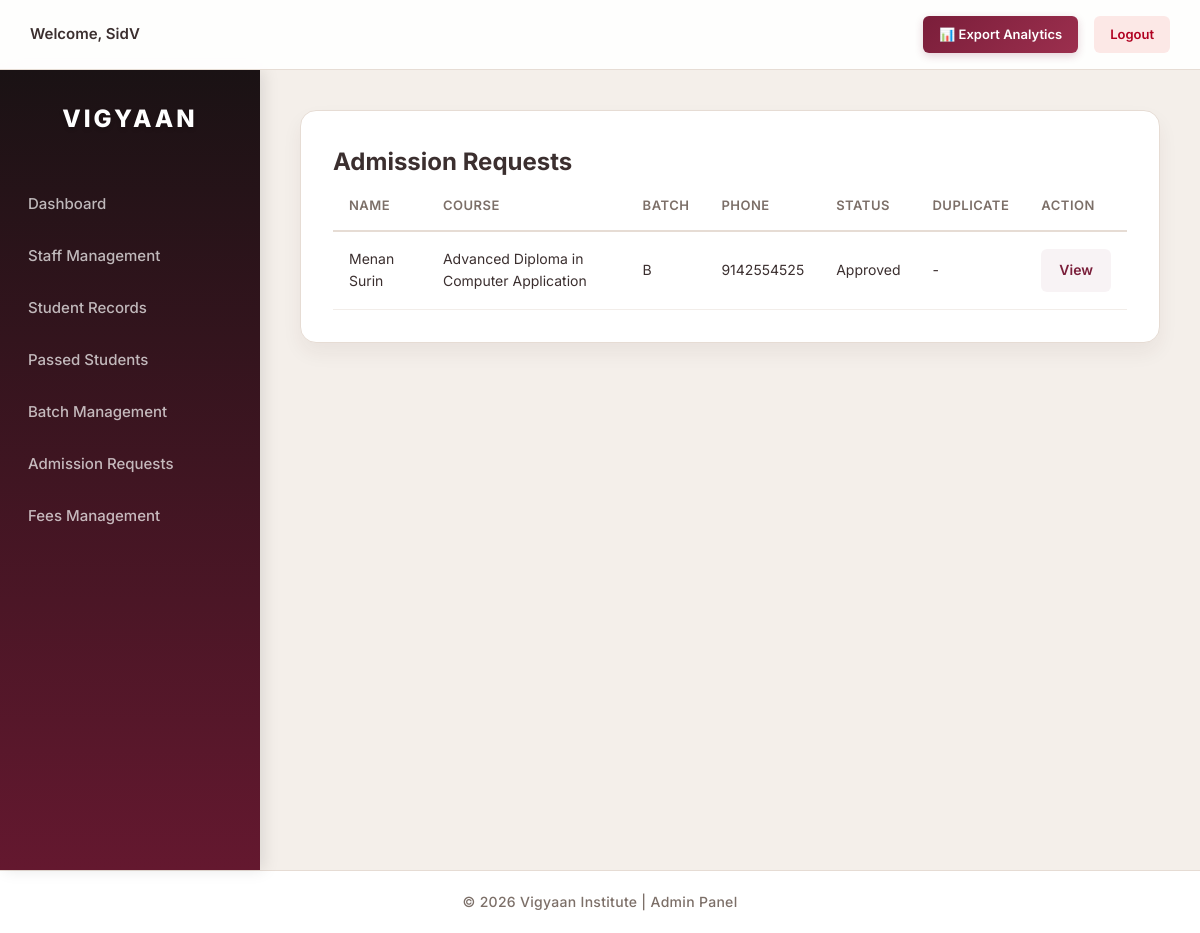
Page /students/pending.php (signed in) on the earlier database version.
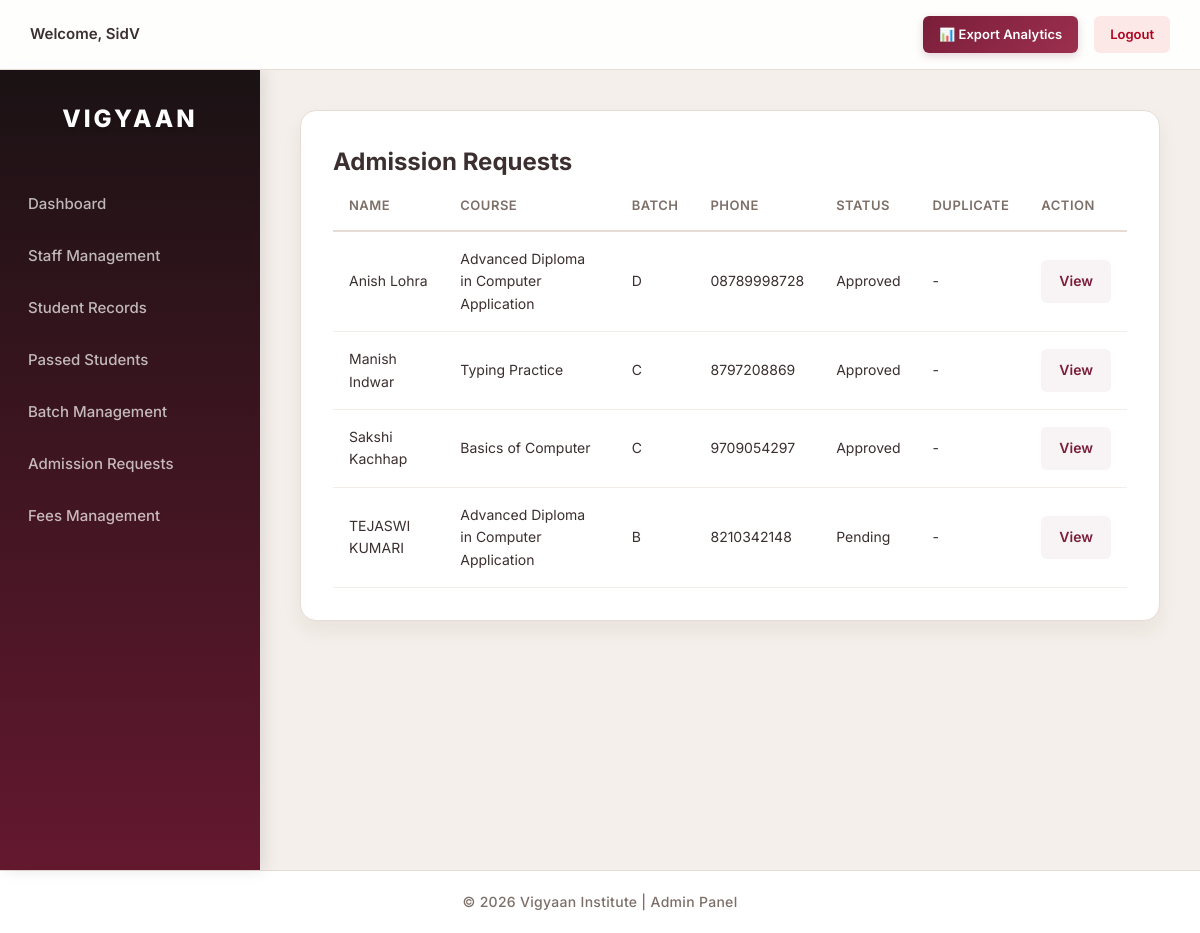
Same page on the later database version.
### tables this page shows
CREATE TABLE `admission_requests` (
  `id` int(11) NOT NULL,
  `full_name` varchar(100) DEFAULT NULL,
  `dob` date DEFAULT NULL,
  `gender` enum('Male','Female','Other') DEFAULT NULL,
  `phone` varchar(15) DEFAULT NULL,
  `email` varchar(100) DEFAULT NULL,
  `photo` varchar(255) DEFAULT NULL,
  `father_name` varchar(100) DEFAULT NULL,
  `mother_name` varchar(100) DEFAULT NULL,
  `guardian_phone` varchar(15) DEFAULT NULL,
  `address` text DEFAULT NULL,
  `city` varchar(50) DEFAULT NULL,
  `state` varchar(50) DEFAULT NULL,
  `pincode` varchar(10) DEFAULT NULL,
  `course` varchar(100) DEFAULT NULL,
  `batch` varchar(50) DEFAULT NULL,
  `admission_date` date DEFAULT NULL,
  `course_duration` varchar(50) DEFAULT NULL,
  `total_fees` decimal(10,2) DEFAULT NULL,
  `status` enum('Pending','Shortlisted','Approved','Rejected') DEFAULT 'Pending',
  `created_at` timestamp NOT NULL DEFAULT current_timestamp(),
  `remark` text DEFAULT NULL,
  `rejection_reason` text DEFAULT NULL,
  `reviewed_by` int(11) DEFAULT NULL,
  `reviewed_at` datetime DEFAULT NULL,
  `medium` varchar(50) DEFAULT NULL,
  `institution_name` varchar(150) DEFAULT NULL,
  `institution_address` text DEFAULT NULL,
  `degree` varchar(100) DEFAULT NULL,
  `percentage` varchar(10) DEFAULT NULL,
  `main_subjects` varchar(150) DEFAULT NULL,
  `passing_year` varchar(10) DEFAULT NULL,
  `payment_amount` decimal(10,2) DEFAULT NULL,
  `payment_structure` enum('Full','Monthly','Quarterly','Custom') DEFAULT NULL,
  `payment_mode` enum('Cash','Online') DEFAULT NULL,
  `payment_date` varchar(50) DEFAULT NULL,
  `duplicate_flag` enum('No','Might Be Duplicate') DEFAULT 'No',
  `heard_about` text DEFAULT NULL,
  `referred_student_name` varchar(150) DEFAULT NULL,
  `referred_student_phone` varchar(20) DEFAULT NULL,
  `heard_other_text` varchar(255) DEFAULT NULL,
  `discount_type` varchar(50) DEFAULT NULL,
  `discount_percent` decimal(5,2) DEFAULT 0.00,
  `discount_amount` decimal(10,2) DEFAULT 0.00,
  `final_total` decimal(10,2) DEFAULT 0.00,
  `receipt_number` varchar(100) DEFAULT NULL
);

### students/pending.php (the view, shortened to what this page needs)
<?php
require_once dirname(__DIR__) . '/includes/db.php';
$result = $conn->query("
    SELECT *
    FROM admission_requests
    ORDER BY created_at DESC
");
require_once "../includes/header.php";
require_once "../includes/sidebar.php";
?>
<div class="main-content">
    <div class="card">
        <div class="card-header">
            <h2>Admission Requests</h2>
        </div>
        <div class="card-body">
            <table class="data-table">
                <thead>
                    <tr>
                        <th>Name</th>
                        <th>Course</th>
                        <th>Batch</th>
                        <th>Phone</th>
                        <th>Status</th>
                        <th>Duplicate</th>
                        <th>Action</th>
                    </tr>
                </thead>
                <tbody>
                <?php while($row = $result->fetch_assoc()): ?>
                    <tr>
                        <td><?php echo htmlspecialchars($row['full_name']); ?></td>
                        <td><?php echo htmlspecialchars($row['course']); ?></td>
                        <td><?php echo htmlspecialchars($row['batch']); ?></td>
                        <td><?php echo htmlspecialchars($row['phone']); ?></td>
                        <td>
                            <span class="status-badge <?php echo strtolower($row['status']); ?>">
                                <?php echo htmlspecialchars($row['status']); ?>
                            </span>
                        </td>
                        <td>
                            <?php if ($row['duplicate_flag'] === 'Might Be Duplicate'): ?>
                                <span class="warning-badge">
                                    ⚠ Might Be Duplicate
                                </span>
                            <?php else: ?>
                                -
                            <?php endif; ?>
                        </td>
                        <td>
                            <a href="view_request.php?id=<?php echo $row['id']; ?>" class="btn-small">
                                View
                            </a>
                        </td>
                    </tr>
                <?php endwhile; ?>
                </tbody>
            </table>
        </div>
    </div>
</div>
<?php require_once "../includes/footer.php"; ?>

### includes/header.php (shortened to what this page needs)
<!DOCTYPE html>
<html>
<head>
    <link rel="stylesheet" href="/cims/assets/css/style.css">
</head>
<body>
<div class="topbar">
<div class="topbar-left">
<span class="welcome-text">
Welcome, <?php echo htmlspecialchars($_SESSION['username']); ?>
</span>
</div>
<div class="topbar-right">
<?php if($_SESSION['role']==='superadmin'): ?>
<a href="/cims/analytics/export_page.php" class="analytics-btn">
📊 Export Analytics
</a>
<?php endif; ?>
<a href="/cims/logout.php" class="logout-btn">
Logout
</a>
</div>
</div>
<div class="layout">

### includes/sidebar.php (shortened to what this page needs)
<div class="sidebar">
    <div class="brand">
        VIGYAAN
    </div>
    <a href="/cims/dashboard.php" class="nav-link">
        Dashboard
    </a>
    <a href="/cims/staff/list.php" class="nav-link">
        Staff Management
    </a>
    <a href="/cims/students/list.php" class="nav-link">
        Student Records
    </a>
    <a href="/cims/students/passed.php" class="nav-link">
        Passed Students
    </a>
    <a href="/cims/batches/list.php" class="nav-link">
        Batch Management
    </a>
    <a href="/cims/students/pending.php" class="nav-link">
        Admission Requests
    </a>
    <a href="/cims/fees/list.php" class="nav-link">
        Fees Management
    </a>
</div>
<div class="content">

### includes/footer.php
    </div>
</div>
<footer class="main-footer">
    © <?php echo date("Y"); ?> Vigyaan Institute | Admin Panel
</footer>
</body>
</html>

### assets/css/style.css (style rules this page uses)
:root { --primary-color: #7A1E3A; --primary-dark: #64182F; --primary-light: #9C2F4E; --bg-main: #F4EFEA; --bg-card: #FFFFFF; --text-main: #3B2F2F; --text-muted: #7C6F68; --border-color: #E6DCD4; --input-border: #D8CCC3; --success-bg: #D4EDDA; --success-text: #155724; --danger-bg: #FCE8E6; --danger-text: #B00020; --shadow-sm: 0 4px 6px rgba(60, 40, 30, 0.04); --shadow-md: 0 10px 20px rgba(60, 40, 30, 0.06); --shadow-lg: 0 20px 45px rgba(60, 40, 30, 0.08); --radius-sm: 6px; --radius-md: 12px; --radius-lg: 16px; --transition: all 0.3s cubic-bezier(0.4, 0, 0.2, 1); }
* { box-sizing: border-box; margin: 0; padding: 0; }
body { font-family: 'Inter', -apple-system, BlinkMacSystemFont, "Segoe UI", Roboto, Helvetica, Arial, sans-serif; background-color: var(--bg-main); color: var(--text-main); line-height: 1.6; -webkit-font-smoothing: antialiased; }
.topbar { background: rgba(255, 255, 255, 0.9); backdrop-filter: blur(10px); -webkit-backdrop-filter: blur(10px); padding: 16px 30px; border-bottom: 1px solid var(--border-color); display: flex; justify-content: space-between; align-items: center; position: sticky; top: 0; z-index: 100; }
.topbar-left { display: flex; align-items: center; }
.welcome-text { font-size: 15px; font-weight: 600; color: var(--text-main); }
.topbar-right { display: flex; align-items: center; gap: 16px; }
.logout-btn { background: var(--danger-bg); color: var(--danger-text); padding: 8px 16px; border-radius: var(--radius-sm); font-size: 13px; font-weight: 600; text-decoration: none; transition: var(--transition); }
.analytics-btn { display: inline-block; background: linear-gradient(135deg, var(--primary-color), var(--primary-light)); color: #fff; padding: 8px 16px; border-radius: var(--radius-sm); font-size: 13px; font-weight: 600; text-decoration: none; box-shadow: 0 3px 8px rgba(122, 30, 58, 0.2); transition: var(--transition); }
.layout { display: flex; min-height: calc(100vh - 65px); }
.sidebar { width: 260px; background: linear-gradient(180deg, #1A1214, var(--primary-dark)); min-height: 100vh; padding-top: 30px; flex-shrink: 0; position: sticky; top: 65px; height: calc(100vh - 65px); overflow-y: auto; box-shadow: 4px 0 15px rgba(0,0,0,0.1); }
.brand { color: white; text-align: center; font-size: 24px; font-weight: 800; margin-bottom: 40px; letter-spacing: 3px; text-shadow: 0 2px 4px rgba(0,0,0,0.2); }
.nav-link { display: flex; align-items: center; color: rgba(255,255,255,0.7); padding: 14px 28px; text-decoration: none; transition: var(--transition); font-size: 15px; font-weight: 500; position: relative; }
.nav-link::before { content: ''; position: absolute; left: 0; top: 0; bottom: 0; width: 4px; background: white; transform: scaleY(0); transition: transform 0.2s ease; border-radius: 0 4px 4px 0; }
.content { flex: 1; padding: 40px; overflow-x: hidden; }
.card { background: var(--bg-card); padding: 32px; border-radius: var(--radius-lg); border: 1px solid var(--border-color); box-shadow: var(--shadow-md); transition: var(--transition); display: flex; flex-direction: column; }
.card a { display: inline-flex; align-items: center; padding: 10px 18px; background: rgba(122, 30, 58, 0.05); color: var(--primary-color); border-radius: var(--radius-sm); text-decoration: none; font-size: 14px; font-weight: 600; transition: var(--transition); align-self: flex-start; }
table { width: 100%; border-collapse: separate; border-spacing: 0; }
th { text-align: left; font-size: 13px; font-weight: 600; padding: 14px 16px; border-bottom: 2px solid var(--border-color); color: var(--text-muted); text-transform: uppercase; letter-spacing: 0.5px; }
td { padding: 16px; border-bottom: 1px solid rgba(230, 220, 212, 0.5); font-size: 14px; vertical-align: middle; }
.main-footer { text-align: center; padding: 20px; background: var(--bg-card); border-top: 1px solid var(--border-color); font-size: 14px; font-weight: 500; color: var(--text-muted); letter-spacing: 0.3px; }

Differences in the rows shown:
removed admission_requests: full_name "Menan Surin", course "Advanced Diploma in Computer Application", batch "B", phone "9142554525", status "Approved"
added admission_requests: full_name "Anish Lohra", course "Advanced Diploma in Computer Application", batch "D", phone "08789998728", status "Approved"
added admission_requests: full_name "Manish Indwar", course "Typing Practice", batch "C", phone "8797208869", status "Approved"
added admission_requests: full_name "Sakshi Kachhap", course "Basics of Computer", batch "C", phone "9709054297", status "Approved"
added admission_requests: full_name "TEJASWI KUMARI", course "Advanced Diploma in Computer Application", batch "B", phone "8210342148", status "Pending"
